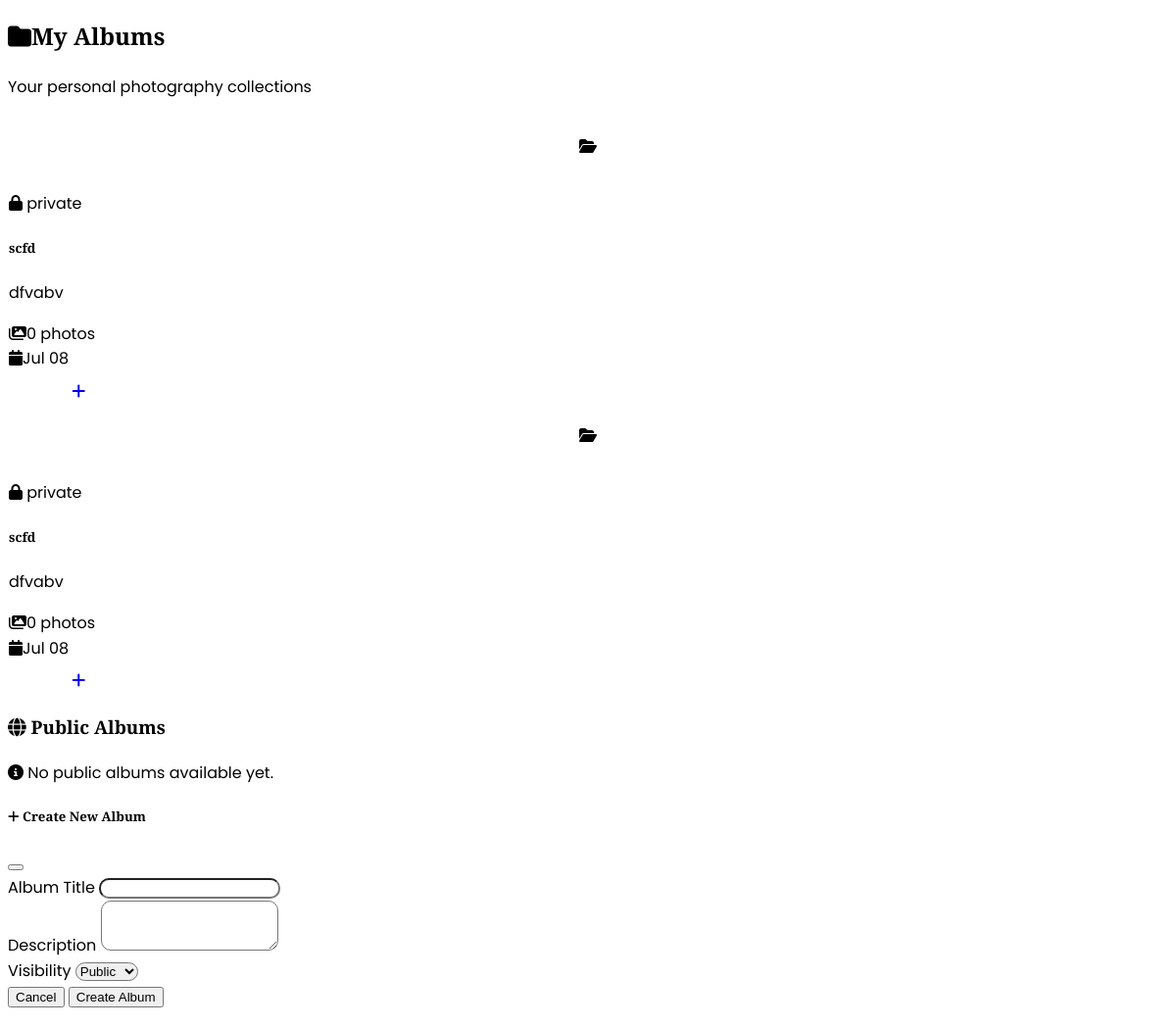
Before: /dashboard (signed in, middle part) with the older database file.
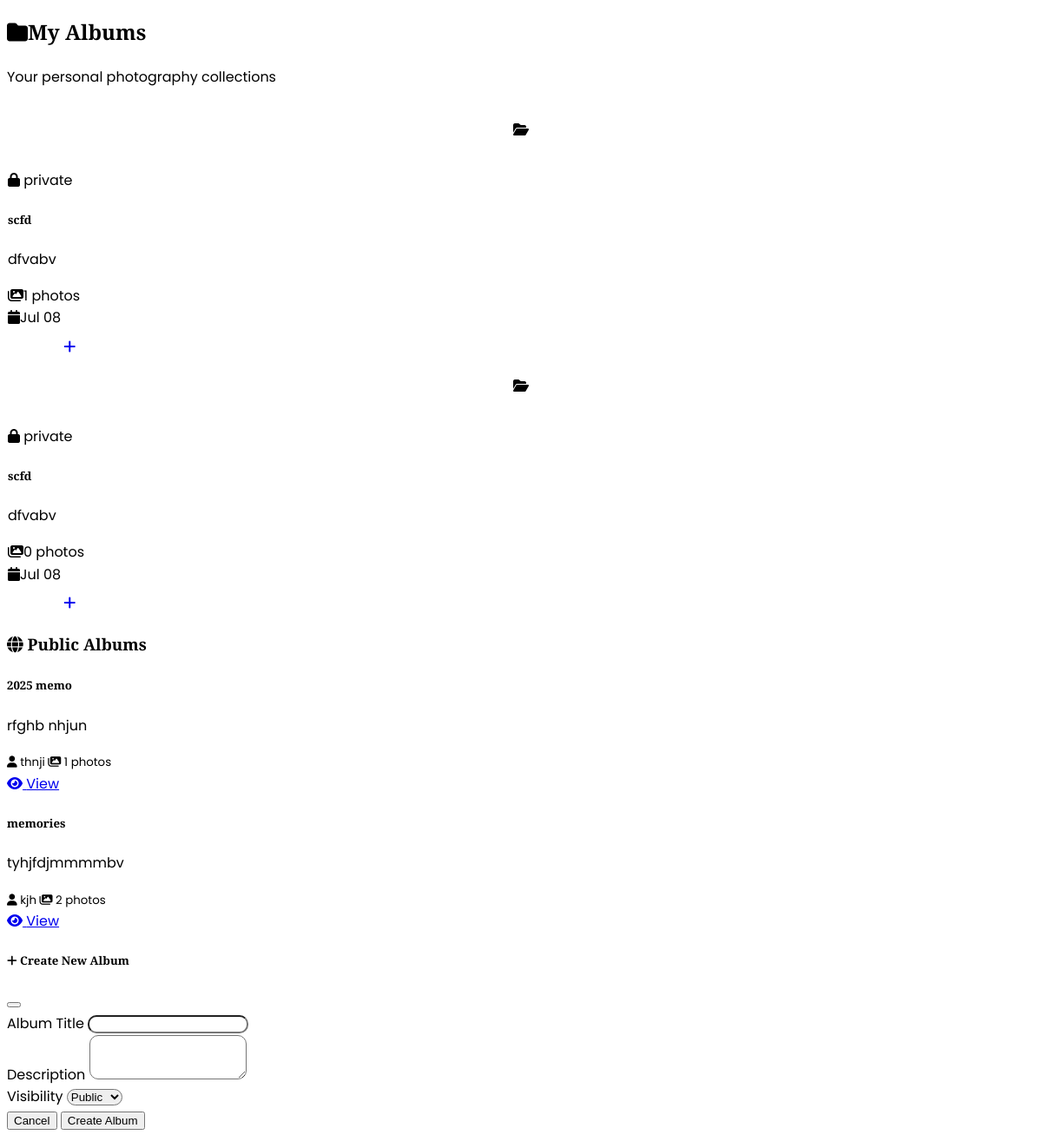
After: the same page with the newer database file.
### models.py (models this page shows, shortened)
class Album(db.Model):
    id = db.Column(db.Integer, primary_key=True)
    title = db.Column(db.String(100), nullable=False)
    description = db.Column(Text)
    date = db.Column(db.DateTime, default=datetime.utcnow)
    created_by = db.Column(db.Integer, db.ForeignKey('user.id'), nullable=False)
    visibility = db.Column(db.String(20), default='public')  # 'public', 'private'
    created_at = db.Column(db.DateTime, default=datetime.utcnow)
    photos = db.relationship('Photo', backref='album', lazy=True, cascade='all, delete-orphan')

class User(UserMixin, db.Model):
    id = db.Column(db.Integer, primary_key=True)
    username = db.Column(db.String(64), unique=True, nullable=False)
    email = db.Column(db.String(120), unique=True, nullable=False)
    password_hash = db.Column(db.String(256), nullable=False)
    role = db.Column(db.String(20), default='user')  # 'user', 'admin'
    created_at = db.Column(db.DateTime, default=datetime.utcnow)
    albums = db.relationship('Album', backref='creator', lazy=True)
    photos = db.relationship('Photo', backref='uploader', lazy=True)
    comments = db.relationship('Comment', backref='author', lazy=True)

### routes.py (the view)
@app.route('/dashboard')
@login_required
def dashboard():
    user_albums = Album.query.filter_by(created_by=current_user.id).order_by(Album.created_at.desc()).all()
    public_albums = Album.query.filter_by(visibility='public').order_by(Album.created_at.desc()).all()
    return render_template('dashboard.html', user_albums=user_albums, public_albums=public_albums)

### app.py (called while the page is built)
@login_manager.user_loader
def load_user(user_id):
    from models import User
    return User.query.get(int(user_id))

### templates/dashboard.html (shortened to what the changed rows need)
{% extends "base.html" %}
{% block content %}
<div class="container">
    <section class="py-5" data-aos="fade-up">
        <div class="text-center mb-5">
            <h2 class="display-5 fw-bold mb-3">
                <i class="fas fa-folder me-3"></i>My Albums
            </h2>
        </div>
        {% if user_albums %}
        <div class="row g-4">
            {% for album in user_albums %}
            <div class="col-lg-4 col-md-6" data-aos="zoom-in" data-aos-delay="{{ loop.index * 100 }}">
                <div class="glass-card h-100">
                    <div class="p-4">
                        <div class="d-flex justify-content-between align-items-start mb-3">
                            <div class="feature-icon me-3" style="width: 60px; height: 60px;">
                                <i class="fas fa-folder-open text-white"></i>
                            </div>
                            <span class="badge bg-{{ 'success' if album.visibility == 'public' else 'secondary' }} fs-6">
                                <i class="fas fa-{{ 'globe' if album.visibility == 'public' else 'lock' }}"></i>
                                {{ album.visibility }}
                            </span>
                        </div>
                        <h5 class="fw-bold mb-3">{{ album.title }}</h5>
                        <p class="text-muted mb-3">{{ album.description[:80] }}{% if album.description|length > 80 %}...{% endif %}</p>
                        <div class="d-flex justify-content-between align-items-center mb-3">
                            <div class="text-muted">
                                <i class="fas fa-images me-2"></i>{{ album.photos|length }} photos
                            </div>
                            <div class="text-muted">
                                <i class="fas fa-calendar me-2"></i>{{ album.created_at.strftime('%b %d') }}
                            </div>
                        </div>
                        <div class="d-flex gap-2">
                            <a href="{{ url_for('view_album', album_id=album.id) }}" class="btn btn-gradient flex-fill">
                                <i class="fas fa-eye"></i> View
                            </a>
                            <a href="{{ url_for('upload_photo') }}?album_id={{ album.id }}" class="btn btn-outline-primary">
                                <i class="fas fa-plus"></i>
                            </a>
                        </div>
                    </div>
                </div>
            </div>
            {% endfor %}
        </div>
        {% endif %}
    </section>
    <div class="row">
        <div class="col-lg-12">
            <h3><i class="fas fa-globe"></i> Public Albums</h3>
            {% if public_albums %}
            <div class="row">
                {% for album in public_albums %}
                <div class="col-md-6 col-lg-4 mb-3">
                    <div class="card">
                        <div class="card-body">
                            <h5 class="card-title">{{ album.title }}</h5>
                            <p class="card-text">{{ album.description[:80] }}{% if album.description|length > 80 %}...{% endif %}</p>
                            <div class="d-flex justify-content-between align-items-center">
                                <small class="text-muted">
                                    <i class="fas fa-user"></i> {{ album.creator.username }}
                                </small>
                                <small class="text-muted">
                                    <i class="fas fa-images"></i> {{ album.photos|length }} photos
                                </small>
                            </div>
                            <a href="{{ url_for('view_album', album_id=album.id) }}" class="btn btn-primary btn-sm mt-2">
                                <i class="fas fa-eye"></i> View
                            </a>
                        </div>
                    </div>
                </div>
                {% endfor %}
            </div>
            {% else %}
            <div class="alert alert-info">
                <i class="fas fa-info-circle"></i> No public albums available yet.
            </div>
            {% endif %}
        </div>
    </div>
</div>
{% endblock %}

Changed rows visible on the page:
computed for Album (number 1 of 4 on the later page): photos|length "0" → "1"
added Album: title "2025 memo", description "rfghb nhjun", creator.username "thnji", photos|length "1", shown under "Public Albums"
added Album: title "memories", description "tyhjfdjmmmmbv", creator.username "kjh", photos|length "2", shown under "Public Albums"
Other visible differences:
text no longer shown: "No public albums available yet."
